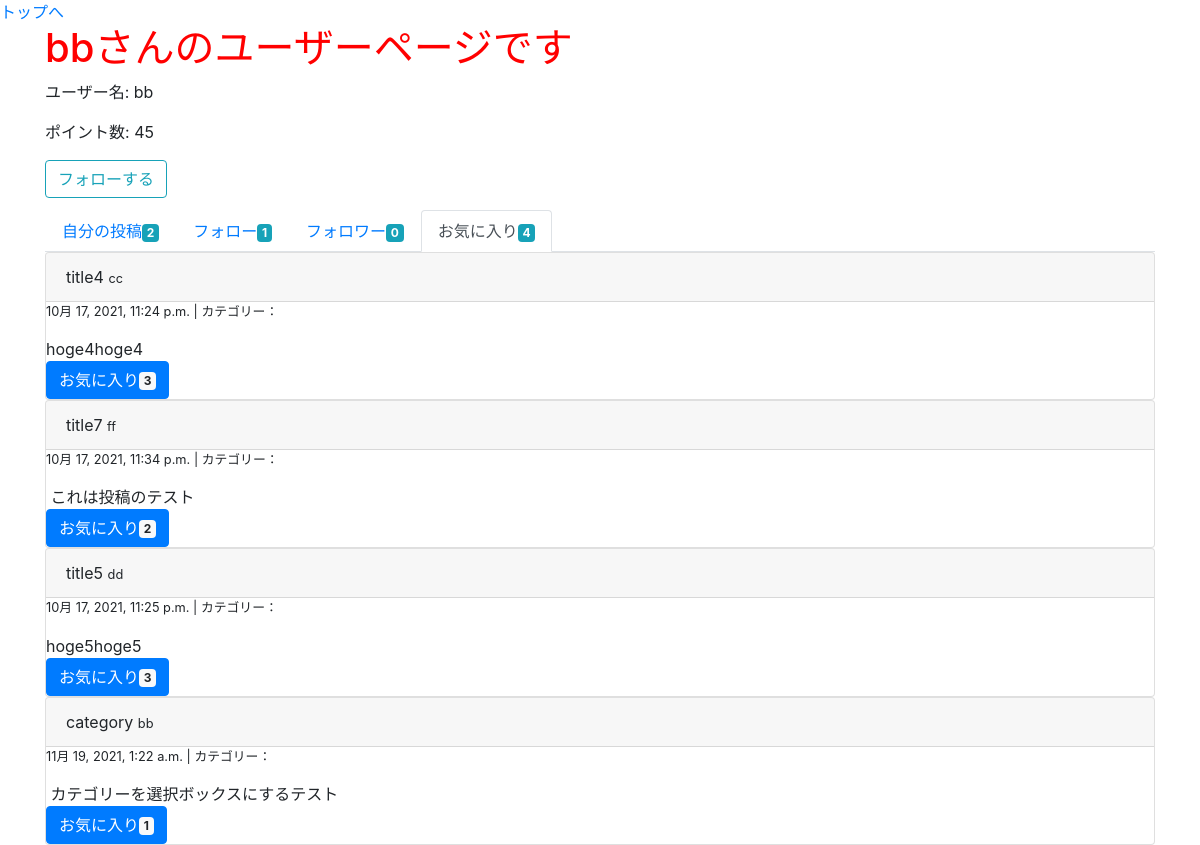
Before: /user/3/favo (signed in) with the older database file.
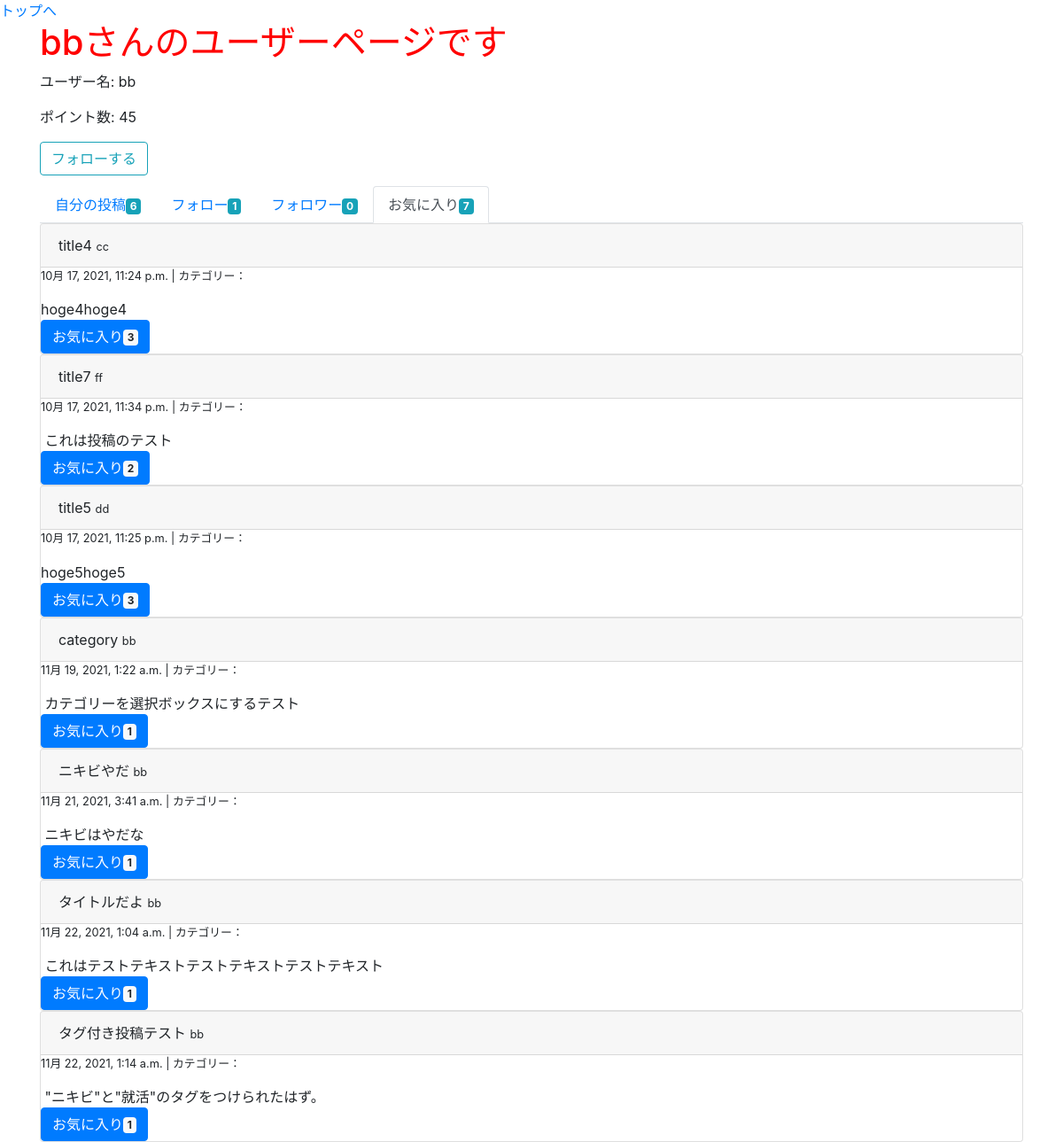
After: the same page with the newer database file.
### groomings/models.py (models this page shows, shortened)
class User(AbstractBaseUser, PermissionsMixin):
    username = models.CharField(max_length=150)
    email = models.EmailField(max_length=255, unique=True)
    point = models.IntegerField(default=50, validators=[MinValueValidator(0)])
    follow = models.ManyToManyField(
        'self', blank=True, symmetrical=False, related_name="follower"
    )
    is_active = models.BooleanField(default=True)
    is_staff = models.BooleanField(default=False) # 管理画面にログインできるかどうか
    USERNAME_FIELD = 'email' # このテーブルのレコードを一意に識別
    REQUIRED_FIELDS = ['username'] # スーパーユーザー作成時に入力する(emailとパスワードは必須だからそれ以外で)
    objects = UserManager()
    class Meta:
        db_table = 'user'

class Date(models.Model):
    created_at = models.DateTimeField(default=now)
    class Meta:
        abstract = True

class Post(Date):
    title = models.CharField(max_length=30, null=True, blank=True)
    image = models.FileField(upload_to='post_image/', null=True)
    text = models.TextField(null=True, blank=True)
    user = models.ForeignKey(
        'User', on_delete=models.CASCADE, related_name="user_post"
    )
    favorite = models.ManyToManyField(User, related_name="user_favo_post")
    category = models.CharField(max_length=15, default='カテゴリーなし')
    class Meta:
        db_table = 'post'

### groomings/views.py (the view)
# urls.py: path(r'user/<int:user_id>/favo', views.user_favo, name='user_favo'), # ユーザーのお気に入り投稿ページ
@login_required
def user_favo(request, user_id):
    user = User.objects.get(pk=user_id)
    my_follows = request.user.follow.all()
    favo_posts = user.user_favo_post.all()
    return render(request, 'groomings/user_favo.html', context={"page_owner": user, "my_follows": my_follows, 'favo_posts': favo_posts})

### groomings/templatetags/tag_event.py (called while the page is built)
@register.filter(name="count_favo")
def count_favo(post):
    return post.favorite.all().count()

@register.filter(name="count_follow")
def count_follow(user):
    return user.follow.all().count()

@register.filter(name="count_follower")
def count_follwer(user):
    return user.follower.all().count()

@register.filter(name="count_my_post")
def count_my_post(user):
    return user.user_post.all().count()

@register.filter(name="count_my_favo")
def count_my_favo(user):
    return user.user_favo_post.all().count()

### groomings/templates/groomings/user_favo.html (shortened to what this page needs)
{% extends "groomings/_user.html" %}
{% load tag_event %}
{% block posts %}
    <ul class="nav nav-tabs">
        <li class="nav-item"><a href="{% url 'groomings:user' page_owner.id %}" class="nav-link">自分の投稿<span class="badge badge-info">{{ page_owner | count_my_post }}</span></a></li>
        <li class="nav-item"><a href="{% url 'groomings:followee' page_owner.id %}" class="nav-link">フォロー<span class="badge badge-info">{{ page_owner | count_follow }}</span></a></li>
        <li class="nav-item"><a href="{% url 'groomings:follower' page_owner.id %}" class="nav-link">フォロワー<span class="badge badge-info">{{ page_owner | count_follower }}</span></a></li>
        <li class="nav-item"><a href="{% url 'groomings:user_favo' page_owner.id %}" class="nav-link active">お気に入り<span class="badge badge-info">{{ page_owner | count_my_favo }}</span></a></li>
      </ul>
    {% for favo_post in favo_posts %}
      <div class="post card">
        <div class="card-header">
          {{ favo_post.title }}
          <small>{{ favo_post.user.username }}</small>
        </div>
        <div class="body">
          <p class="small">{{ favo_post.created_at }} | カテゴリー：{{ post.category }}</p>
          <span>{{ favo_post.text }}</span><br>
          <button class="btn btn-primary">お気に入り<span class="badge badge-light">{{ favo_post | count_favo }}</span></button>
        </div>
      </div>
    {% endfor %}
{% endblock %}

### groomings/templates/groomings/_user.html (shortened to what this page needs)
{% extends "groomings/base.html" %}
{% block content %}
  <h1 >{{ page_owner.username }}さんのユーザーページです</h1>
  <div class="card-title">
    <p>ユーザー名: {{ page_owner.username }}</p>
    <p>ポイント数: {{ page_owner.point }}</p>
    {% if page_owner != request.user %}
      {% if page_owner in my_follows %}
      <a href="{% url 'groomings:unfollow' page_owner.id %}" class="btn btn-outline-danger">フォロー解除</a>
      {% else %}
      <a href="{% url 'groomings:follow' page_owner.id %}" class="btn btn-outline-info">フォローする</a>
      {% endif %}
    {% endif %}
  </div>
  <div>
    {% block posts %}{% endblock %}
  </div>
{% endblock %}

Changed rows visible on the page:
computed for User "bb": id "2" → "6"; id "4" → "7"
added Post: title "ニキビやだ", user.username "bb", created_at "11月 21, 2021, 3:41 a.m.", text "ニキビはやだな", id "1"
added Post: title "タイトルだよ", user.username "bb", created_at "11月 22, 2021, 1:04 a.m.", text "これはテストテキストテストテキストテストテキスト", id "1"
added Post: title "タグ付き投稿テスト", user.username "bb", created_at "11月 22, 2021, 1:14 a.m.", text "\"ニキビ\"と\"就活\"のタグをつけられたはず。", id "1"
